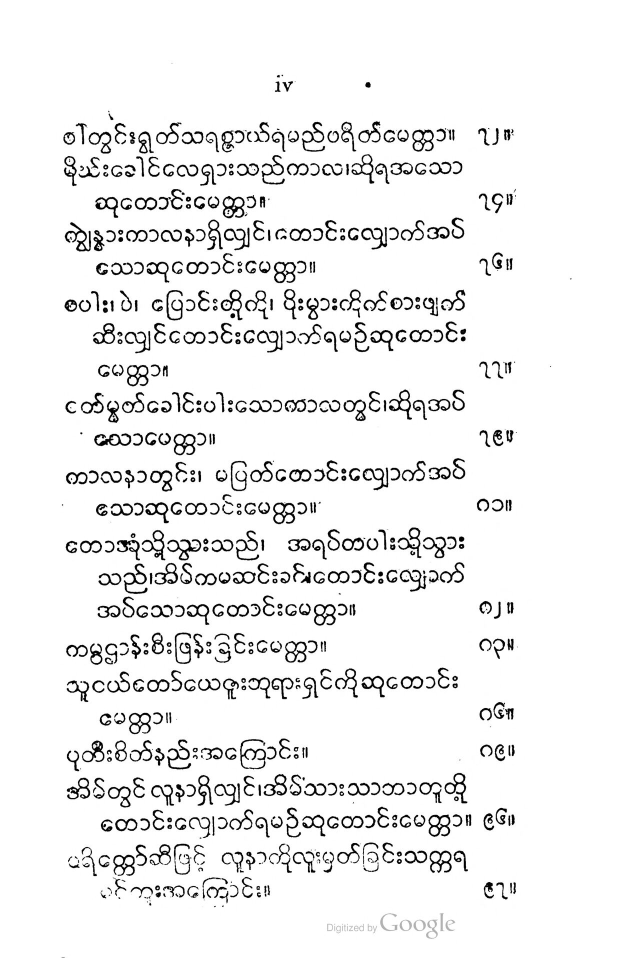
#> input picture backend/tests/fixtures/ocr-real/blocked/prayer-book-1868-piv.jpg, 1280 x 1916 px (shown at 1/2 size)
$ python -i image_edits.py   (imports and definitions only)
#> lines starting #> are read from the running program, lines starting #| are printed output that depends on the picture
#> further down, picture is the input picture: PIL image 1280x1916 RGB; min 0, max 255, mean 239.8
"""Non-destructive page processing.

A page never loses its immutable source. Processing is described by a small,
validated JSON document stored on the page row and re-applied from the source
whenever the display copy is rebuilt:

    {
      "geometry": [
        {"type": "crop", "rect": {"x": 0.05, "y": 0.02, "width": 0.9, "height": 0.9}},
        {"type": "perspective", "corners": [[0.0, 0.0], [0.0, 1.0], [1.0, 1.0], [1.0, 0.0]]},
        {"type": "deskew", "angle": 1.4}
      ],
      "filters": {"grayscale": false, "contrast": 1.0, ...}
    }

Geometry steps run in order and use coordinates normalised against the image
produced by the previous step, so a new crop always refers to what the user is
looking at. Filters always run last. Every operation is reversible: removing a
step (or clearing the spec) re-renders from the source.

Everything here is pure Pillow; no network and no extra native dependency.
"""

from __future__ import annotations

import json
import math
from typing import Any

from PIL import Image, ImageChops, ImageEnhance, ImageFilter, ImageOps

from app.core.errors import AppError

MAX_GEOMETRY_STEPS = 24
MIN_NORMALISED_SIZE = 0.02
MAX_DESKEW_ANGLE = 15.0

DEFAULT_FILTERS: dict[str, Any] = {
    "grayscale": False,
    "contrast": 1.0,
    "brightness": 1.0,
    "sharpness": 1.0,
    "denoise": 0,
    "shadow_removal": False,
    "background_cleanup": False,
    "threshold": False,
    "threshold_level": 55,
}


def _invalid(message: str) -> AppError:
    return AppError(400, "invalid_page_edits", message)


# [156 lines left out: functions _number, _boolean, _normalise_rect, _normalise_corners, _normalise_geometry, _normalise_filters and 2 more, not called in this run]


def filters_are_neutral(filters: dict[str, Any]) -> bool:
    return all(filters.get(key) == value for key, value in DEFAULT_FILTERS.items())


# [7 lines left out: function has_edits, not called in this run]


def _fill(filters: dict[str, Any]) -> dict[str, Any]:
    return {**DEFAULT_FILTERS, **filters}


# [102 lines left out: functions _apply_geometry, _apply_filters, apply_edits, geometry_without_deskew, not called in this run]


def _row_profile(image: Image.Image) -> list[float]:
    # Collapsing to one pixel per row turns the projection profile into a cheap
    # list of row means; correctly aligned text lines produce the highest variance.
    profile = image.resize((1, image.height), Image.Resampling.BOX)
    return [float(value) for value in profile.getdata()]


def _variance(values: list[float]) -> float:
    if not values:
        return 0.0
    mean = sum(values) / len(values)
    return sum((value - mean) ** 2 for value in values) / len(values)


def _score_angle(gray: Image.Image, angle: float) -> float:
    rotated = gray.rotate(
        angle, resample=Image.Resampling.BILINEAR, expand=False, fillcolor=255
    )
    return _variance(_row_profile(rotated))


def estimate_skew_angle(image: Image.Image, max_angle: float = 10.0) -> float:
    """Estimate the rotation needed to straighten the page, in degrees."""
#> called with max_angle = 10
    gray = ImageOps.grayscale(image)
    if gray.width > 320:
        ratio = 320 / gray.width
#> ratio = 0.25
        gray = gray.resize(
            (320, max(1, round(gray.height * ratio))), Image.Resampling.LANCZOS
        )
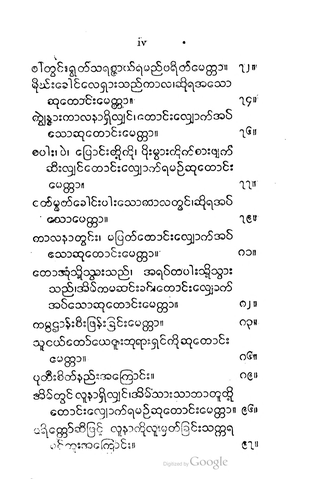
#> gray: PIL image 320x479 L; min 0, max 255, mean 238.7
    if gray.height < 16 or gray.width < 16:
        return 0.0

    coarse_step = 1.5
    steps = int(max_angle / coarse_step)
    coarse = [round(-max_angle + index * coarse_step, 2) for index in range(steps * 2 + 1)]
    best = max(coarse, key=lambda angle: _score_angle(gray, angle))
#> in _variance, `mean = sum(values) / len(values)`: mean = 238.5
#> in _score_angle (call 13), `rotated = gray.rotate( angle, resample=Image.Resampling.BILINEAR, expa..`:
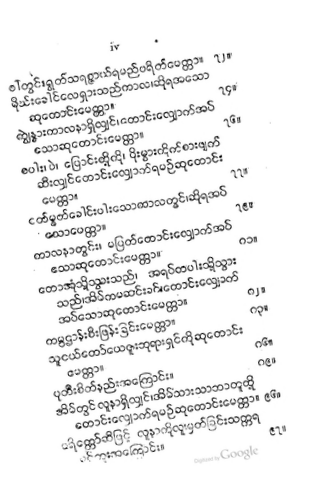
#> rotated: PIL image 320x479 L; min 1, max 255, mean 238.5
#> best = -1

    fine_step = 0.25
    fine = [
        round(best + index * fine_step, 2)
        for index in range(-int(coarse_step / fine_step), int(coarse_step / fine_step) + 1)
    ]
#> fine = [-2.5, -2.25, -2, -1.75, -1.5, -1.25, -1, -0.75, -0.5, -0.25, 0, 0.25, 0.5]
    best = max(fine, key=lambda angle: _score_angle(gray, angle))
#> in _score_angle (call 18), `rotated = gray.rotate( angle, resample=Image.Resampling.BILINEAR, expa..`:
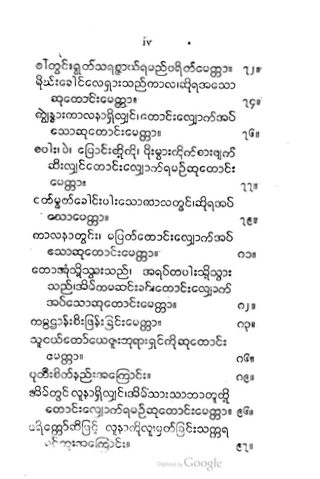
#> rotated: PIL image 320x479 L; min 0, max 255, mean 238.5
#> in _score_angle (call 19), `rotated = gray.rotate( angle, resample=Image.Resampling.BILINEAR, expa..`:
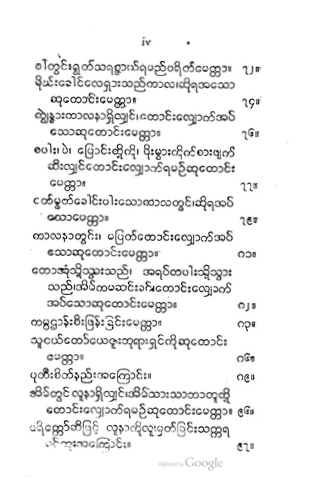
#> rotated: PIL image 320x479 L; min 1, max 255, mean 238.5
#> in _score_angle (call 22), `rotated = gray.rotate( angle, resample=Image.Resampling.BILINEAR, expa..`:
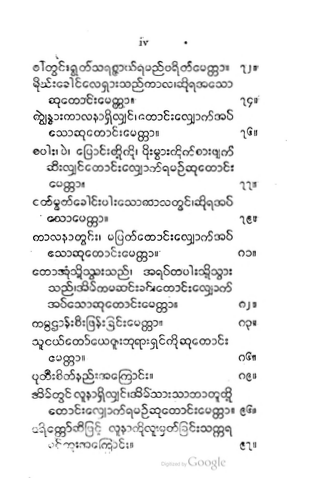
#> rotated: PIL image 320x479 L; min 1, max 255, mean 238.5
#> in _score_angle (call 23), `rotated = gray.rotate( angle, resample=Image.Resampling.BILINEAR, expa..`:
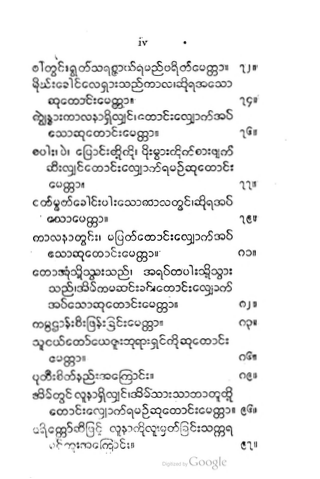
#> rotated: PIL image 320x479 L; min 0, max 255, mean 238.5
#> in _score_angle (call 25), `rotated = gray.rotate( angle, resample=Image.Resampling.BILINEAR, expa..`:
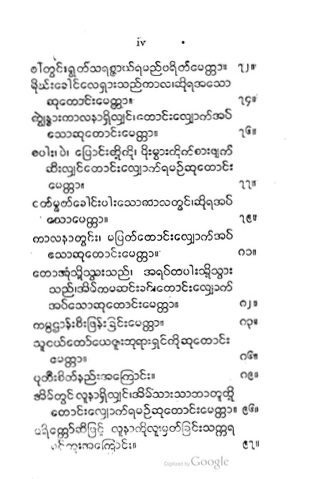
#> rotated: PIL image 320x479 L; min 1, max 255, mean 238.5
#> best = -0.5

    if abs(best) < 0.2:
        return 0.0
    return round(max(-max_angle, min(max_angle, best)), 1)

>>> from PIL import Image
>>> picture = Image.open('../../tests/fixtures/ocr-real/blocked/prayer-book-1868-piv.jpg')
>>> result = estimate_skew_angle(picture)
#> result = -0.5
